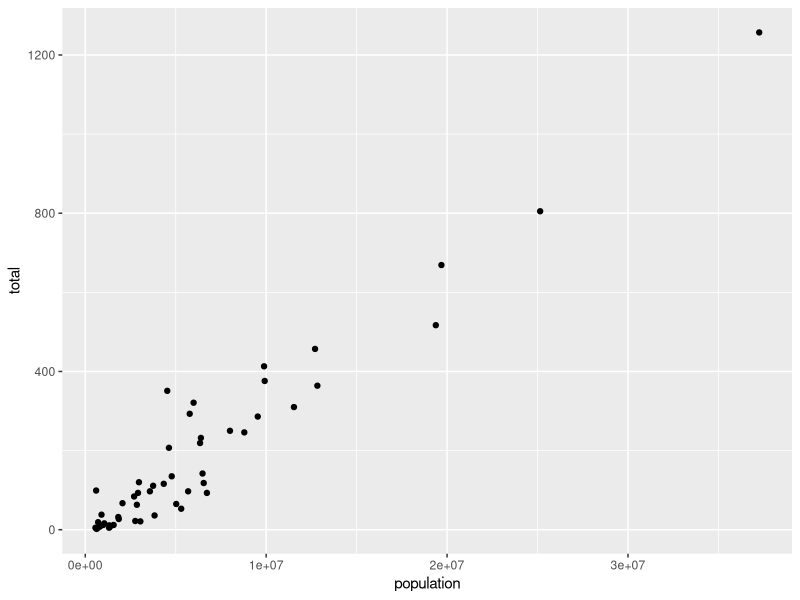
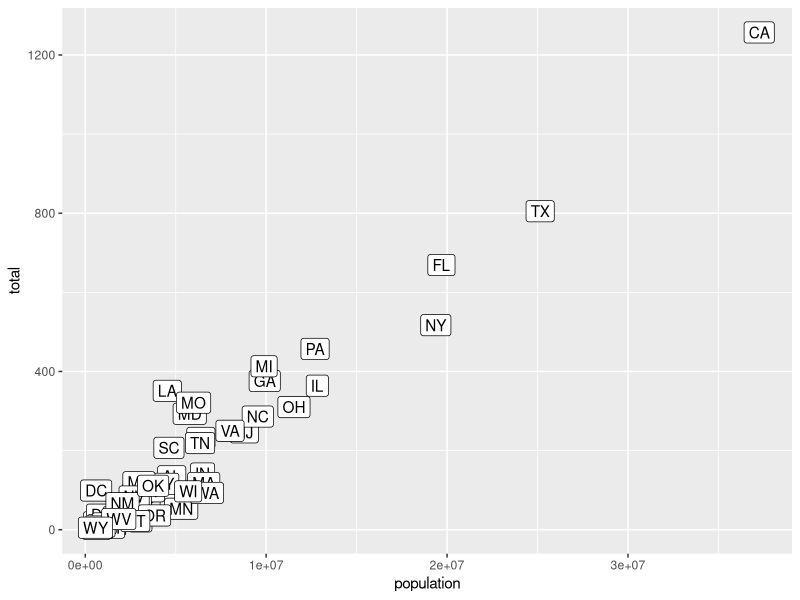

Reproduce these figures in R, in order.
library(dplyr)
library(ggplot2)
library(dslabs)
data(heights)
data(murders)
p <- ggplot(murders)

#or, if we load dplyr, we can use the pipe:
p <- murders %>% ggplot()
class(p)

#create a scatter plot
murders %>% ggplot(aes(x = population, y = total )) + geom_point()

#add labels abb to the points on a plot.
murders %>% ggplot(aes(population, total, label=abb) ) +geom_label()
  
